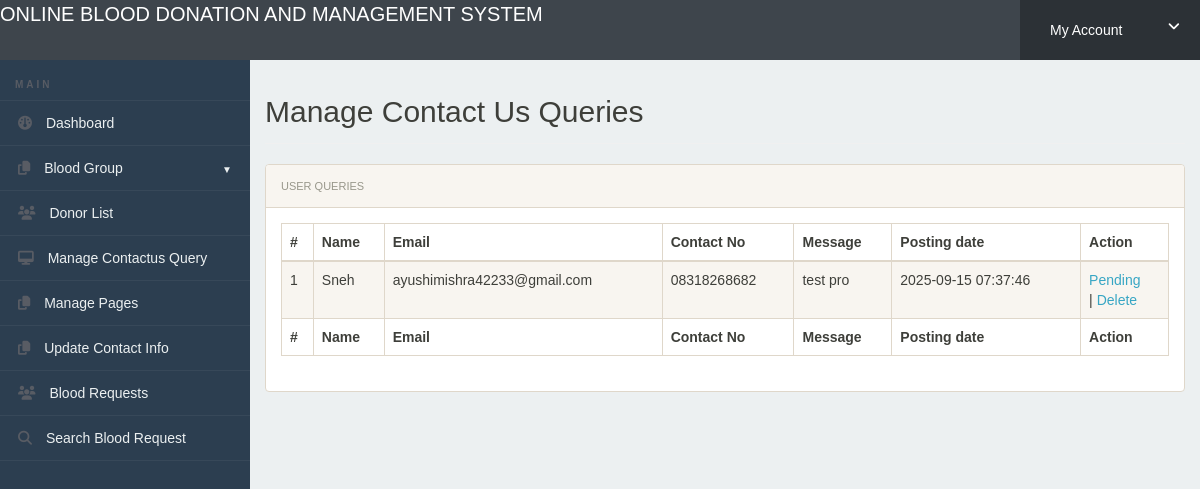
The page /admin/manage-conactusquery.php (signed in) on the database its author committed.
### tables this page shows
CREATE TABLE `tblcontactusquery` (
  `id` int(11) NOT NULL,
  `name` varchar(100) DEFAULT NULL,
  `EmailId` varchar(120) DEFAULT NULL,
  `ContactNumber` char(11) DEFAULT NULL,
  `Message` longtext DEFAULT NULL,
  `PostingDate` timestamp NOT NULL DEFAULT current_timestamp(),
  `status` int(11) DEFAULT NULL
);

### admin/manage-conactusquery.php (the view, shortened to what this page needs)
<?php
include('includes/config.php');
if (strlen($_SESSION['alogin']) == 0) {
	header('location:index.php');
} else {
?>
	<!doctype html>
	<html lang="en" class="no-js">
	<head>
		<link rel="stylesheet" href="css/font-awesome.min.css">
		<link rel="stylesheet" href="css/bootstrap.min.css">
		<link rel="stylesheet" href="css/dataTables.bootstrap.min.css">
		<link rel="stylesheet" href="css/bootstrap-social.css">
		<link rel="stylesheet" href="css/bootstrap-select.css">
		<link rel="stylesheet" href="css/fileinput.min.css">
		<link rel="stylesheet" href="css/awesome-bootstrap-checkbox.css">
		<link rel="stylesheet" href="css/style.css">
	</head>
	<body>
		<?php include('includes/header.php'); ?>
		<div class="ts-main-content">
			<?php include('includes/leftbar.php'); ?>
			<div class="content-wrapper">
				<div class="container-fluid">
					<div class="row">
						<div class="col-md-12">
							<h2 class="page-title">Manage Contact Us Queries</h2>
							<div class="panel panel-default">
								<div class="panel-heading">User queries</div>
								<div class="panel-body">
									<table id="zctb" class="display table table-striped table-bordered table-hover" cellspacing="0" width="100%">
										<thead>
											<tr>
												<th>#</th>
												<th>Name</th>
												<th>Email</th>
												<th>Contact No</th>
												<th>Message</th>
												<th>Posting date</th>
												<th>Action</th>
											</tr>
										</thead>
										<tfoot>
											<tr>
												<th>#</th>
												<th>Name</th>
												<th>Email</th>
												<th>Contact No</th>
												<th>Message</th>
												<th>Posting date</th>
												<th>Action</th>
											</tr>
										</tfoot>
										<tbody>
											<?php $sql = "SELECT * from  tblcontactusquery ";
											$query = $dbh->prepare($sql);
											$query->execute();
											$results = $query->fetchAll(PDO::FETCH_OBJ);
											$cnt = 1;
											if ($query->rowCount() > 0) {
												foreach ($results as $result) {				?>
													<tr>
														<td><?php echo htmlentities($cnt); ?></td>
														<td><?php echo htmlentities($result->name); ?></td>
														<td><?php echo htmlentities($result->EmailId); ?></td>
														<td><?php echo htmlentities($result->ContactNumber); ?></td>
														<td><?php echo htmlentities($result->Message); ?></td>
														<td><?php echo htmlentities($result->PostingDate); ?></td>
														<?php if ($result->status == 1) {
														?><td>Read<br /> |
																<a href="manage-conactusquery.php?del=<?php echo htmlentities($result->id); ?>" onclick="return confirm('Do you really want to Delete?')">Delete</a>
															</td>
														<?php } else { ?>
															<td><a href="manage-conactusquery.php?eid=<?php echo htmlentities($result->id); ?>" onclick="return confirm('Do you really want to read?')">Pending</a><br /> |
																<a href="manage-conactusquery.php?del=<?php echo htmlentities($result->id); ?>" onclick="return confirm('Do you really want to Delete?')">Delete</a>
															</td>
														<?php } ?>
													</tr>
											<?php $cnt = $cnt + 1;
												}
											} ?>
										</tbody>
									</table>
								</div>
							</div>
						</div>
					</div>
				</div>
			</div>
		</div>
	</body>
	</html>
<?php } ?>

### admin/css/style.css (style rules this page uses)
html { font-size: 14px; }
@media only screen and (min-width: 480px) { html { font-size: 17px; } }
@media only screen and (min-width: 768px) { html { font-size: 14px; } }
body { font-size: 1em; }
a { color: #37a6c4; }
.panel { overflow: hidden; }
.page-title { padding-bottom: 15px; margin-bottom: 20px; border-bottom: 1px solid #f0f0f0; }
.ts-main-content .content-wrapper { padding-top: 15px; margin-top: 60px; }
@media only screen and (min-width: 992px) { .ts-main-content .content-wrapper { margin-left: 250px; } }

### admin/includes/leftbar.php (style rules this page uses)
body { margin: 0; font-family: Arial, sans-serif; background: #ecf0f1; }

### rows shown on the page
tblcontactusquery: name "Sneh", EmailId "ayushimishra42233@gmail.com", ContactNumber "08318268682", Message "test pro", PostingDate "2025-09-15 07:37:46"
